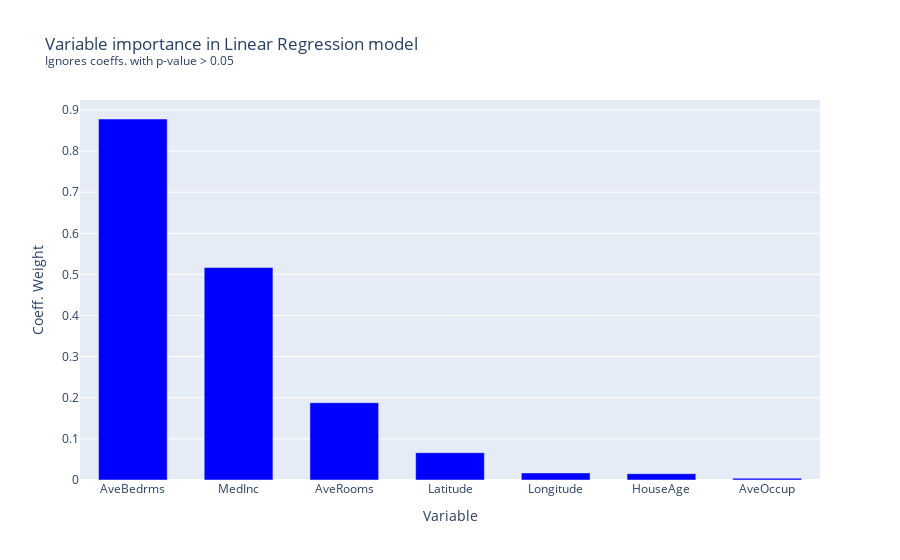

The code cell stored with this chart in its notebook:
### Code cell
plot_coeff_importance(
    lr_coeff_importance, 
    "Variable importance in Linear Regression model<br><sup>Ignores coeffs. with p-value > 0.05</sup>"
)

### Figure 1 — Plotly figure (JSON) as saved in the notebook; plotly's stock layout.template omitted (floating-point values rounded to 4 significant figures)
{"data": [{"marker": {"color": "blue"}, "type": "bar", "width": [0.65, 0.65, 0.65, 0.65, 0.65, 0.65, 0.65], "x": ["AveBedrms", "MedInc", "AveRooms", "Latitude", "Longitude", "HouseAge", "AveOccup"], "y": [0.878, 0.5168, 0.1879, 0.06645, 0.01727, 0.01532, 0.00448]}], "layout": {"title": {"text": "Variable importance in Linear Regression model<br><sup>Ignores coeffs. with p-value > 0.05</sup>"}, "xaxis": {"title": {"text": "Variable"}}, "yaxis": {"title": {"text": "Coeff. Weight"}}}}
